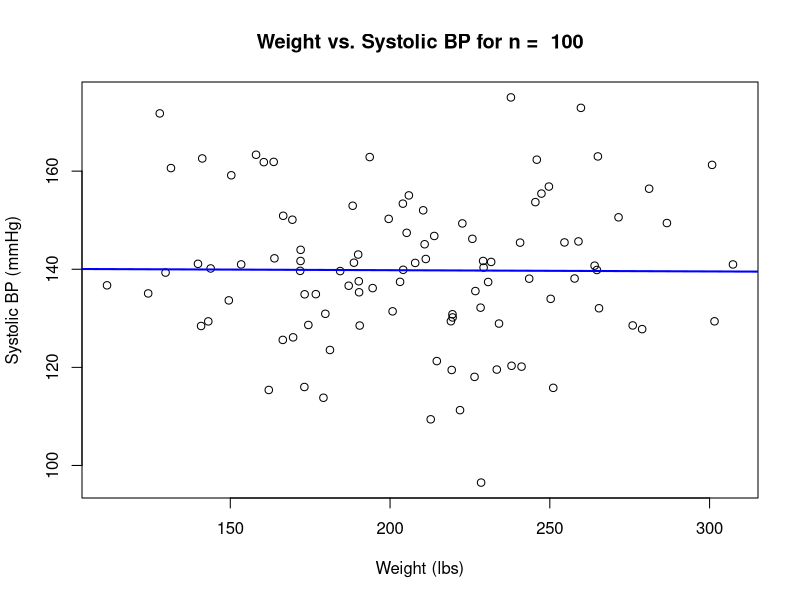
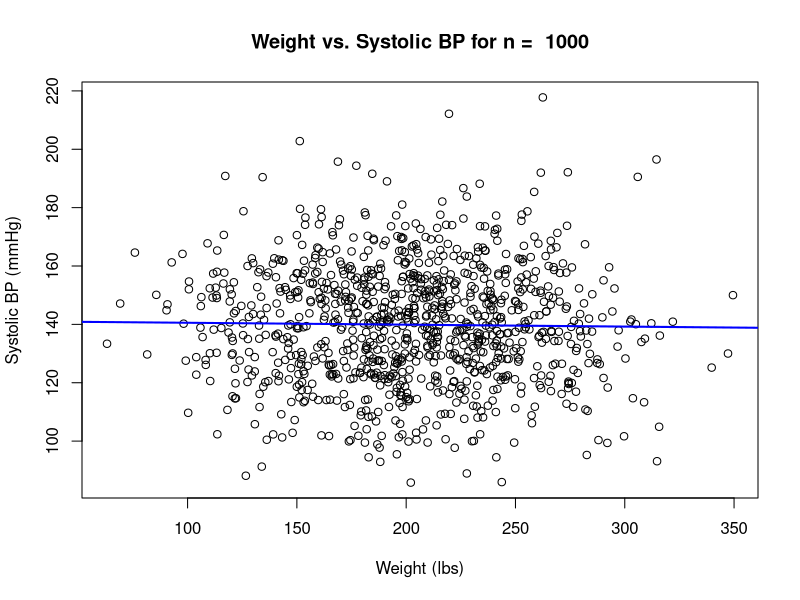
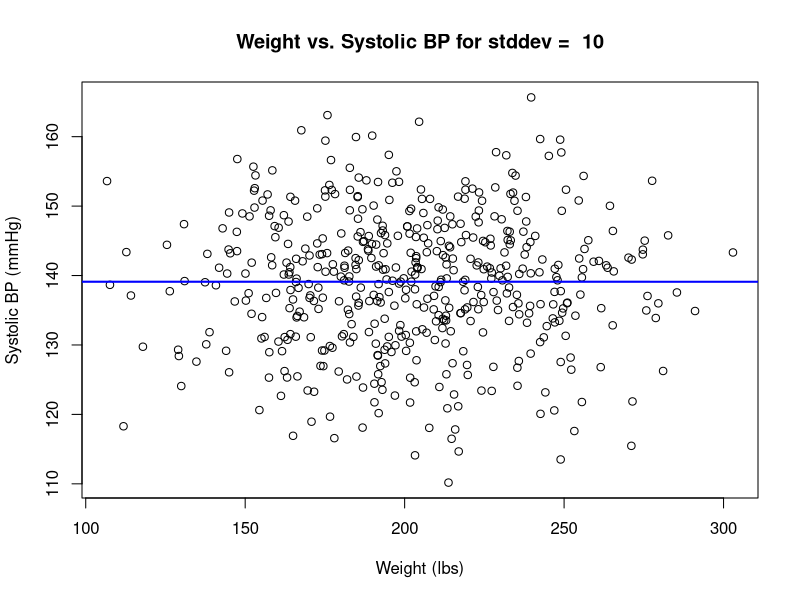
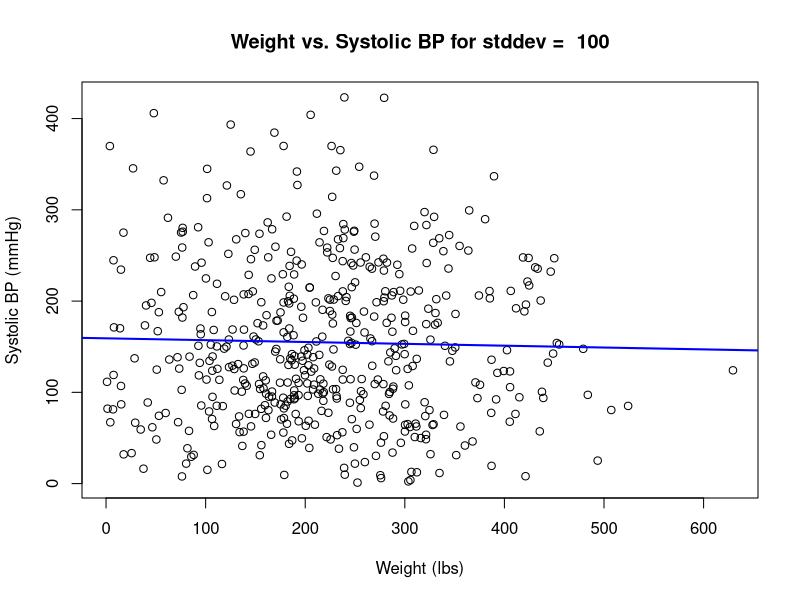
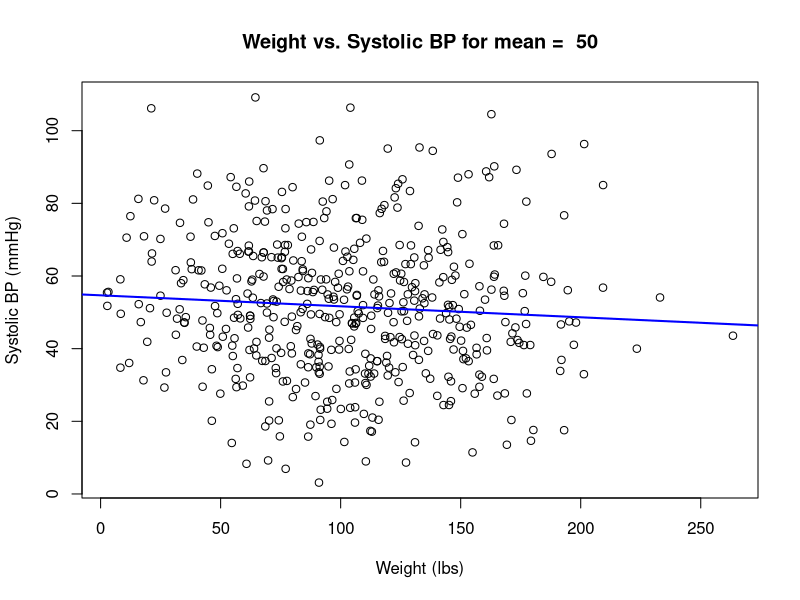
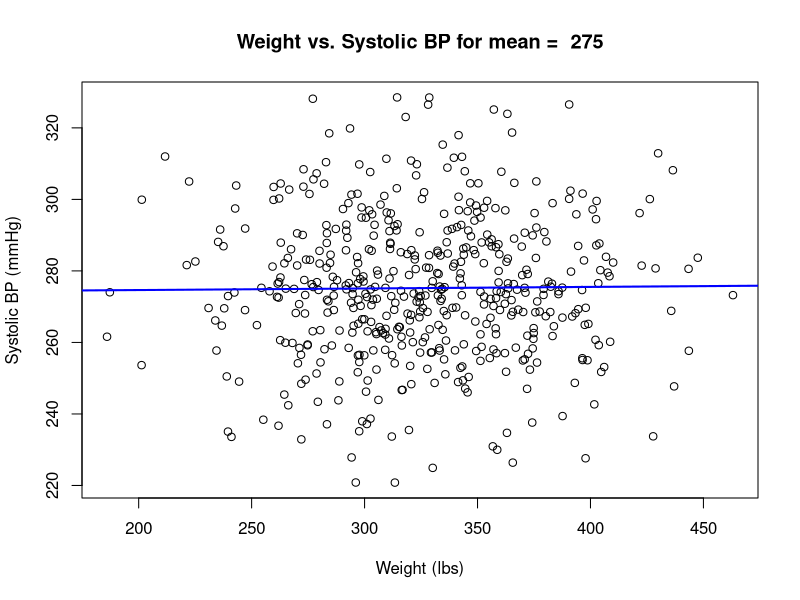
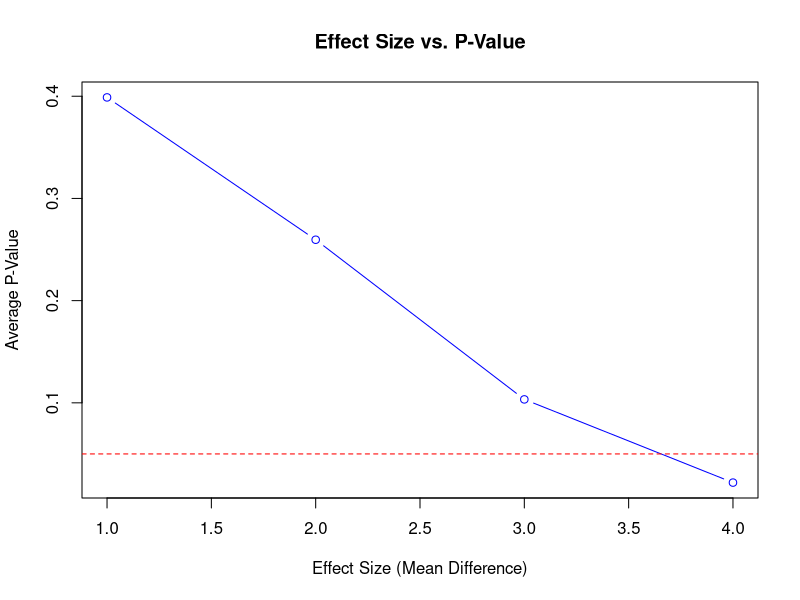
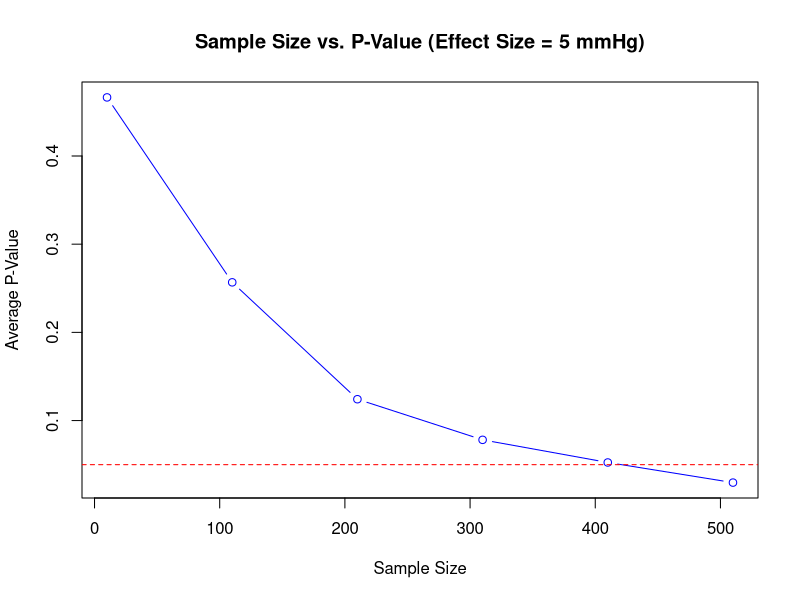

The R source for these figures, in order:
## ---- chunk 1
knitr::opts_chunk$set(echo = TRUE)
## ---- chunk 2
library(truncnorm)

# Fit linear function from class for linear regression
fit_linear2 <- function(p=NULL, x_cols=NULL, y_cols=NULL, count = NULL, title = "Weight vs. Systolic BP") {
  # Extract data from data frame
  x_data <- p[, x_cols]  # All the rows in column x_cols
  y_data <- p[, y_cols]  # All the rows in column y_cols
  
  # Fit the model with y as a function of x
  my_mod <- lm(y_data ~ x_data)
  
  # Extract slope and intercept
  slope <- summary(my_mod)$coefficients[2, 1]
  intercept <- summary(my_mod)$coefficients[1, 1]
  pvalue <- summary(my_mod)$coefficients[2, 4]
  
  # Format output as slope and p value
  my_out <- data.frame(slope=slope, pvalue=pvalue)
  # Plot output
  if (count == 1 | count == 10) {
    plot(x=x_data, y=y_data, xlab="Weight (lbs)", ylab="Systolic BP (mmHg)", main=title)
  
  # Add regression line
  abline(a=intercept, b=slope, col="blue", lwd=2)
  }
  return(my_out)
}

##################################################

# Adjusting parameters function
adjusting_parameters <- function(n = 500, mean = 100, stddev = 50) {
  return(rtruncnorm(n, a=0, mean=mean, sd=stddev))
}
## ---- chunk 3
# Initialize data frame for varied sample sizes
results_sample_size <- data.frame(mean = numeric(), slope = numeric(), pvalue = numeric())

count <- 1
# Adjusting sample size
for (n in seq(100, 1000, by=100)) {
  weight <- adjusting_parameters(n, 202, 45.7)
  sys_bp <- adjusting_parameters(n, 140, 20)
  data <- data.frame(weight, sys_bp)
  
  # Run analysis
  title = paste("Weight vs. Systolic BP for n = ", n)
  output <- fit_linear2(data, x_cols=1, y_cols=2, count, title)
  slope <- output[1]
  pvalue <- output[2]
  
  results_sample_size <- rbind(results_sample_size, data.frame(sample_size = n, slope = slope, pvalue = pvalue))
  count <- count + 1
}

# Print results
print(results_sample_size)
## ---- chunk 4
# Initialize data frame for varied std dev
results_stddev <- data.frame(mean = numeric(), slope = numeric(), pvalue = numeric())

count <- 1
# Adjusting stddev
for (stddev in seq(10, 100, by=10)) {
  weight <- adjusting_parameters(500, 202, stddev+25)
  sys_bp <- adjusting_parameters(500, 140, stddev)
  data <- data.frame(weight, sys_bp)
  
  # Run analysis
  title = paste("Weight vs. Systolic BP for stddev = ", stddev)
  output <- fit_linear2(data, x_cols=1, y_cols=2, count, title)
  slope <- output[1]
  pvalue <- output[2]
  
  results_stddev <- rbind(results_stddev, data.frame(stddev = stddev, slope = slope, pvalue = pvalue))
  count <- count + 1
}

# Print results
print(results_stddev)
## ---- chunk 5
# Initialize data frame for varied mean
results_mean <- data.frame(mean = numeric(), slope = numeric(), pvalue = numeric())

count <- 1
# Adjusting mean
for (mean_value in seq(50, 275, by=25)) {
  weight <- adjusting_parameters(500, mean_value+50, 45.7)
  sys_bp <- adjusting_parameters(500, mean_value, 20)
  data <- data.frame(weight, sys_bp)
  
  # Run analysis
  title = paste("Weight vs. Systolic BP for mean = ", mean_value)
  output <- fit_linear2(data, x_cols=1, y_cols=2, count, title)
  slope <- output[1]
  pvalue <- output[2]
  
  results_mean <- rbind(results_mean, data.frame(mean = mean_value, slope = slope, pvalue = pvalue))
  count <- count + 1
}

# Print results
print(results_mean)
## ---- chunk 6
# Initialize data frame for mean and pvalue
results_effect_size <- data.frame(mean_diff = numeric(), avg_pvalue = numeric())

for (mean_diff in seq(1, 20, by=1)) {  # Test effect sizes from 1 to 20 mmHg
  pvalues <- numeric() # Initialize storage for p values
  
  for (i in 1:100) {  # Run each effect size 100 times to account for random variation
    weight <- adjusting_parameters(500, 202, 45.7)
    sys_bp_original <- adjusting_parameters(500, 140, 20) # Control sys bp
    sys_bp_altered <- adjusting_parameters(500, 140 + mean_diff, 20) # Adjusted sys bp
    
    # Combine data frames holding weight, sys_bp
    data_original <- data.frame(weight = weight, sys_bp = sys_bp_original, group = "Original")
    data_altered <- data.frame(weight = weight, sys_bp = sys_bp_altered, group = "Altered")
    data_combined <- rbind(data_original, data_altered)
    
    # Run ANOVA test on sys_bp based on original and altered sys_bp
    anova_result <- aov(sys_bp ~ group, data=data_combined)
    pvalues[i] <- summary(anova_result)[[1]][["Pr(>F)"]][1]  # Notation to get p value
  }
  
  # Get average p-value across 100 runs
  avg_pvalue <- mean(pvalues)
  
  # Store results
  results_effect_size <- rbind(results_effect_size, data.frame(mean_diff = mean_diff, avg_pvalue = avg_pvalue))
  
  # Exit loop if significant result is reached
  if (avg_pvalue <= 0.05) {
    # Print smallest effect size
    print(paste("Smallest effect size for significant pattern:", mean_diff))
    break
  }
}

print(results_effect_size)

# Plot showing smallest effect size with significance threshold
plot(results_effect_size$mean_diff, results_effect_size$avg_pvalue, type="b", col="blue", xlab="Effect Size (Mean Difference)", ylab="Average P-Value", main="Effect Size vs. P-Value")
# Add significance threshold
abline(h=0.05, col="red", lty=2)
## ---- chunk 7
# Initialize data frame for sample size and pvalue
results_sample_size <- data.frame(sample_size = numeric(), avg_pvalue = numeric())

# Minimum effect size from above = 4
mean_diff <- 4

# Vary the sample size (from 100 to 1000, in steps of 100)
for (sample_size in seq(10, 1000, by=100)) {
  
  pvalues <- numeric()  # Store p-values for multiple runs
  
  for (i in 1:100) {  # Run 100 simulations for each sample size
    weight <- adjusting_parameters(sample_size, 202, 45.7)
    sys_bp_original <- adjusting_parameters(sample_size, 140, 20)  
    sys_bp_altered <- adjusting_parameters(sample_size, 140 + mean_diff, 20)
    
    # Combine data frames holding weight, sys_bp
    data_original <- data.frame(weight = weight, sys_bp = sys_bp_original, group = "Original")
    data_altered <- data.frame(weight = weight, sys_bp = sys_bp_altered, group = "Altered")
    data_combined <- rbind(data_original, data_altered)
    
    # Run ANOVA test on sys_bp based on original and altered sys_bp
    anova_result <- aov(sys_bp ~ group, data=data_combined)
    pvalues[i] <- summary(anova_result)[[1]][["Pr(>F)"]][1]  # Notation to get p value
  }
  
  # Get average p-value across 100 runs
  avg_pvalue <- mean(pvalues)
  
  # Store results
  results_sample_size <- rbind(results_sample_size, data.frame(sample_size = sample_size, avg_pvalue = avg_pvalue))
  
  # Exit loop if significant result is reached
  if (avg_pvalue <= 0.05) {
    # Print smallest effect size
    print(paste("Minimum sample size for significant pattern:", sample_size))
    break
  }
}

print(results_sample_size)

# Plot showing smallest sample size for significant result
plot(results_sample_size$sample_size, results_sample_size$avg_pvalue, type="b", col="blue", xlab="Sample Size", ylab="Average P-Value", main="Sample Size vs. P-Value (Effect Size = 5 mmHg)")
# Add significance threshold
abline(h=0.05, col="red", lty=2)
